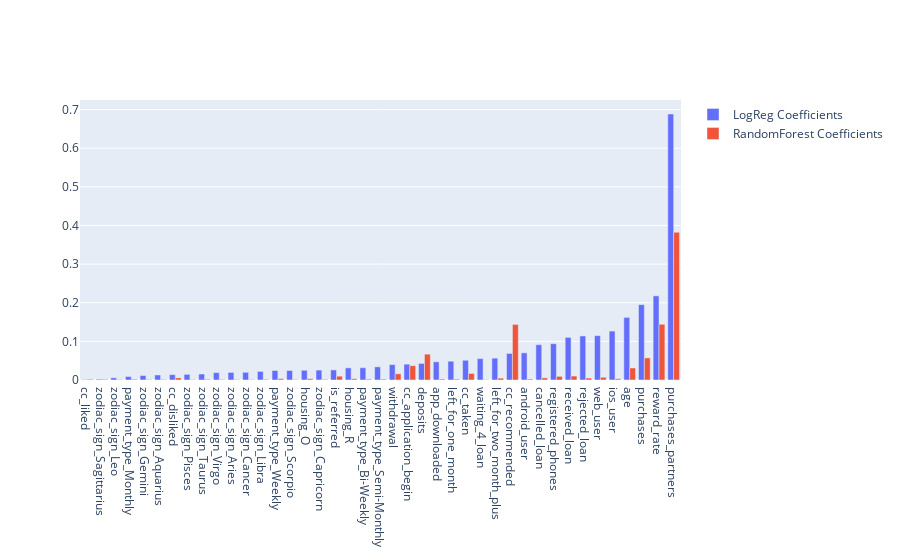

Notebook code cell kept with this figure:
### Code cell
trace0=go.Bar(x=df_coeff_abs['features'],
            y=df_coeff_abs['coef_abs'],
            name='LogReg Coefficients')
trace1=go.Bar(x=df_coeff_abs['features'],
            y=df_coeff_abs['rf_coef'],
            name='RandomForest Coefficients')
data=[trace0,trace1]
fig=go.Figure(data=data)
fig.show()

### Figure 1 — Plotly figure (JSON) as saved in the notebook; plotly's stock layout.template omitted (floating-point values rounded to 4 significant figures)
{"data": [{"name": "LogReg Coefficients", "type": "bar", "x": ["cc_liked", "zodiac_sign_Sagittarius", "zodiac_sign_Leo", "payment_type_Monthly", "zodiac_sign_Gemini", "zodiac_sign_Aquarius", "cc_disliked", "zodiac_sign_Pisces", "zodiac_sign_Taurus", "zodiac_sign_Virgo", "zodiac_sign_Aries", "zodiac_sign_Cancer", "zodiac_sign_Libra", "payment_type_Weekly", "zodiac_sign_Scorpio", "housing_O", "zodiac_sign_Capricorn", "is_referred", "housing_R", "payment_type_Bi-Weekly", "payment_type_Semi-Monthly", "withdrawal", "cc_application_begin", "deposits", "app_downloaded", "left_for_one_month", "cc_taken", "waiting_4_loan", "left_for_two_month_plus", "cc_recommended", "android_user", "cancelled_loan", "registered_phones", "received_loan", "rejected_loan", "web_user", "ios_user", "age", "purchases", "reward_rate", "purchases_partners"], "y": [0.000938, 0.002209, 0.005608, 0.008968, 0.01163, 0.01296, 0.01387, 0.01466, 0.01553, 0.0191, 0.01962, 0.01995, 0.02223, 0.02461, 0.02464, 0.02527, 0.02566, 0.02611, 0.03137, 0.03186, 0.03405, 0.0399, 0.04098, 0.04293, 0.04714, 0.04865, 0.05111, 0.05537, 0.05651, 0.06881, 0.07029, 0.09139, 0.09395, 0.1105, 0.1141, 0.1148, 0.1266, 0.1622, 0.195, 0.2178, 0.6886]}, {"name": "RandomForest Coefficients", "type": "bar", "x": ["cc_liked", "zodiac_sign_Sagittarius", "zodiac_sign_Leo", "payment_type_Monthly", "zodiac_sign_Gemini", "zodiac_sign_Aquarius", "cc_disliked", "zodiac_sign_Pisces", "zodiac_sign_Taurus", "zodiac_sign_Virgo", "zodiac_sign_Aries", "zodiac_sign_Cancer", "zodiac_sign_Libra", "payment_type_Weekly", "zodiac_sign_Scorpio", "housing_O", "zodiac_sign_Capricorn", "is_referred", "housing_R", "payment_type_Bi-Weekly", "payment_type_Semi-Monthly", "withdrawal", "cc_application_begin", "deposits", "app_downloaded", "left_for_one_month", "cc_taken", "waiting_4_loan", "left_for_two_month_plus", "cc_recommended", "android_user", "cancelled_loan", "registered_phones", "received_loan", "rejected_loan", "web_user", "ios_user", "age", "purchases", "reward_rate", "purchases_partners"], "y": [0.0019, 0.001602, 0.001162, 0.001994, 0.001224, 0.001458, 0.005511, 0.001162, 0.001817, 0.001467, 0.001186, 0.001314, 0.001652, 0.003541, 0.001298, 0.003327, 0.00165, 0.009876, 0.003257, 0.002131, 0.002192, 0.01613, 0.03712, 0.06687, 0.002419, 0.002209, 0.01696, 0.0008865, 0.00484, 0.1438, 0.00246, 0.005471, 0.009447, 0.01021, 0.005053, 0.007105, 0.003163, 0.03117, 0.05721, 0.1443, 0.3825]}], "layout": {}}
